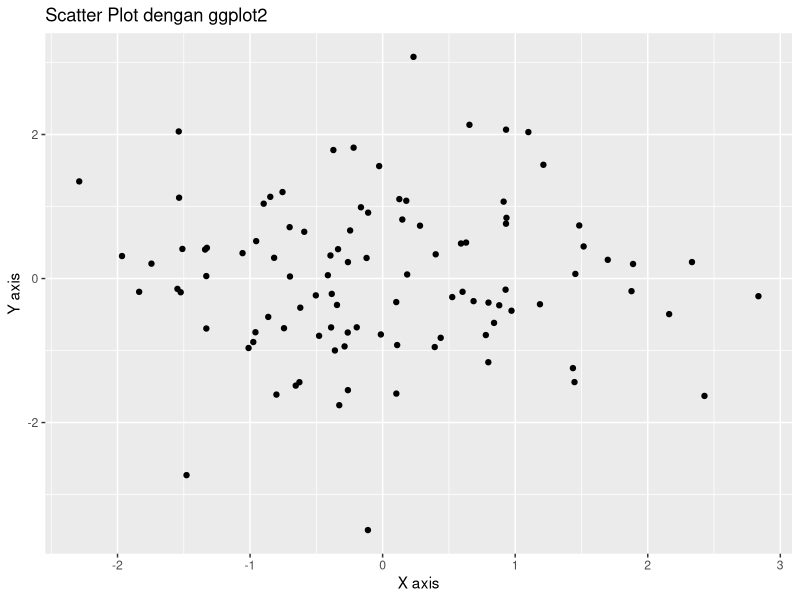
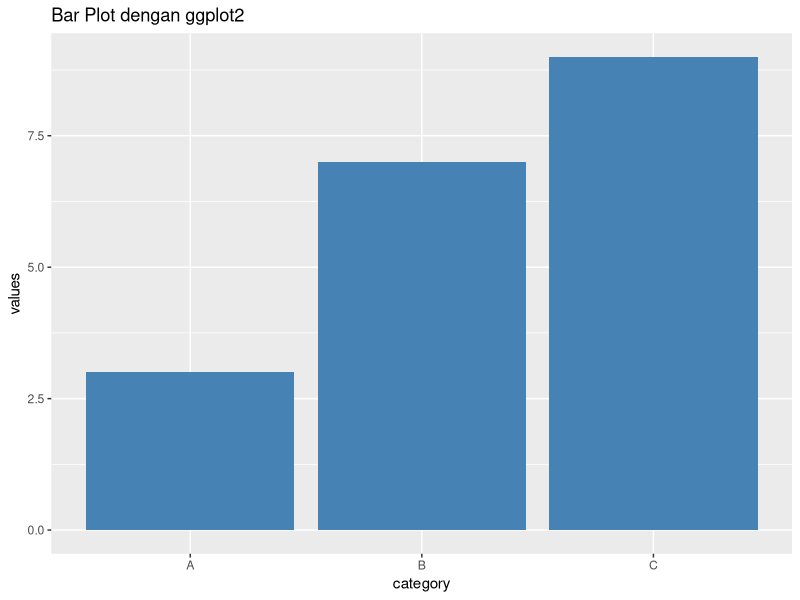
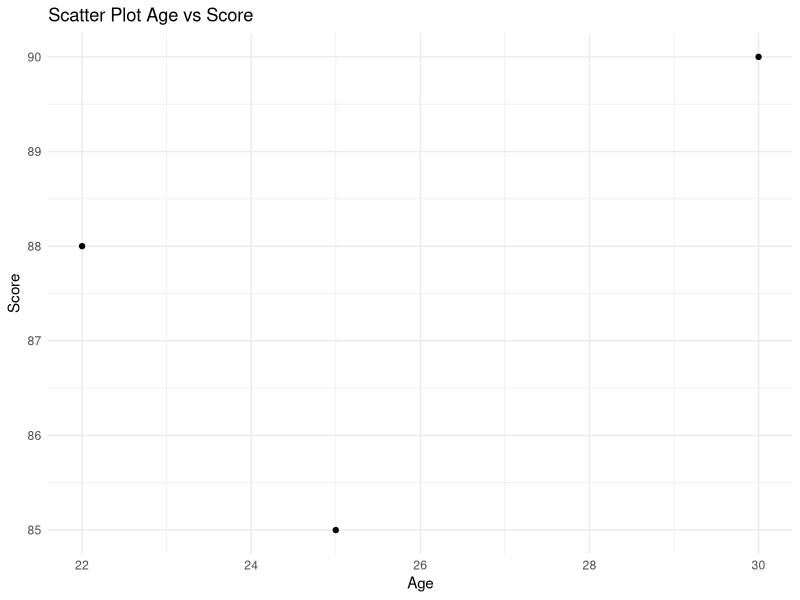
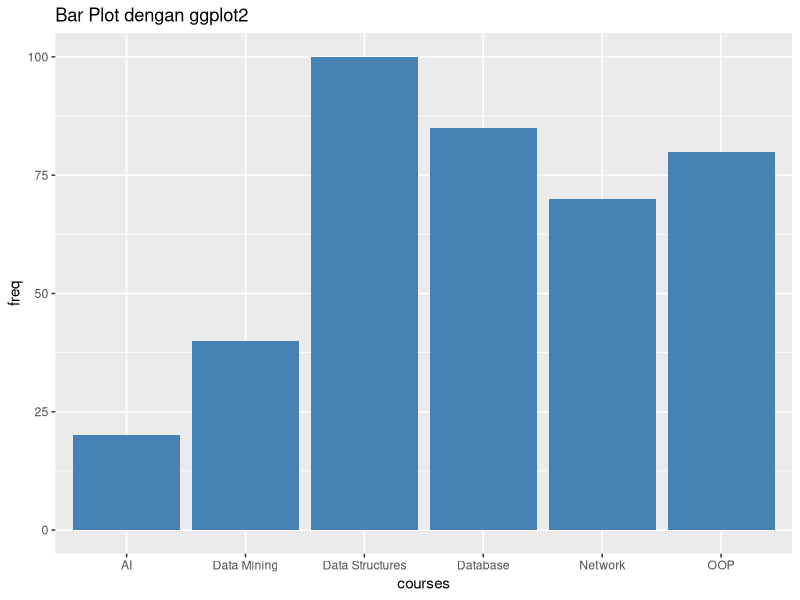

Here is the R script that generated these plots, in order:
# ggplot2 library

if (!require(ggplot2)) install.packages("ggplot2")

library(ggplot2)

# Scatter Plot using ggplot2

# Membuat data
df <- data.frame(x = rnorm(100), y = rnorm(100))

# Membuat scatter plot
ggplot(df, aes(x=x, y=y)) +
  geom_point() +
  labs(title="Scatter Plot dengan ggplot2", x="X axis", y="Y axis")


# Bar plot using ggplot2


# Membuat data
df <- data.frame(category=c("A", "B", "C"), values=c(3, 7, 9))

# Membuat bar plot
ggplot(df, aes(x=category, y=values)) +
  geom_bar(stat="identity", fill="steelblue") +
  labs(title="Bar Plot dengan ggplot2")


# Scatter Plot


data <- data.frame(Name = c("John", "Alice", "Bob"),
                   Age = c(25, 30, 22),
                   Score = c(85, 90, 88))

# Membuat scatter plot dengan ggplot2
ggplot(data, aes(x = Age, y = Score)) +
  geom_point() +              # Menambahkan scatter plot (titik)
  labs(title = "Scatter Plot Age vs Score", x = "Age", y = "Score") +
  theme_minimal()              # Menggunakan tema minimalis


# Testing for barplot




courses <- c("Data Mining", "AI", "Data Structures", "OOP", "Network", "Database")

freq <- c(40, 20, 100, 80, 70, 85)

datas <- data.frame(courses = courses, freq = freq)

ggplot(datas, aes(x=courses, y=freq)) +
  geom_bar(stat="identity", fill="steelblue") +
  labs(title="Bar Plot dengan ggplot2")


